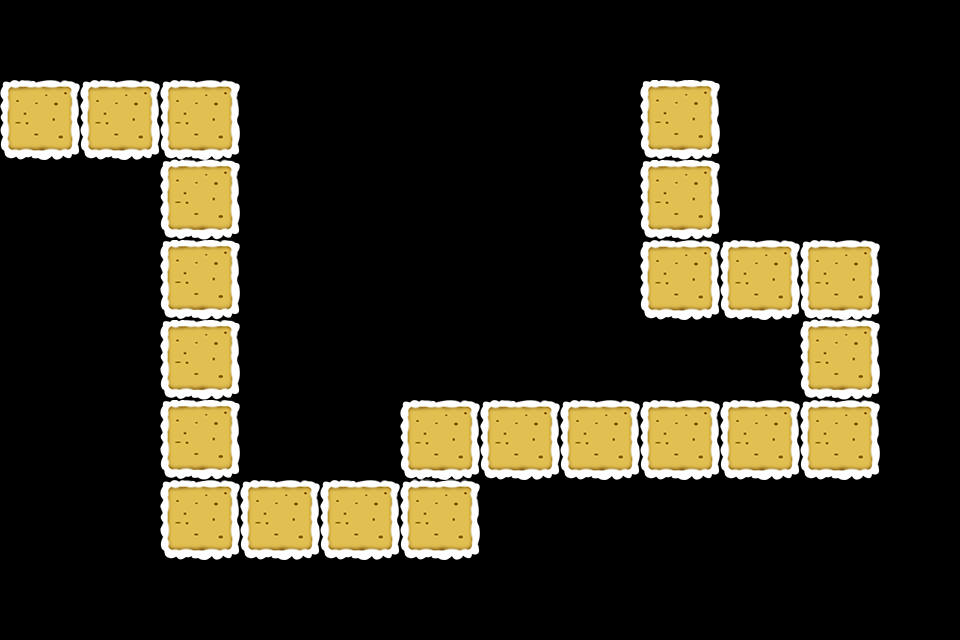

This is a level from a 2D game, rendered from its Tiled map with the project's own tilesets. A one-line summary and the map file follow, with tile-layer data summarised:
An orthogonal 12x8 tile map with 80x80 px tiles, 1 tile layer (path) and 23 objects (9x path, 8x Tower, 2x 3, 2x 4, 2x 5).

<map version="1.0" orientation="orthogonal" width="12" height="8" tilewidth="80" tileheight="80">
 <properties>
  <property name="style" value="1" />
 </properties>
 <tileset firstgid="1" name="tiled2" tilewidth="80" tileheight="80">
  <image source="tiled2.png" width="240" height="240" />
 </tileset>
 <layer name="path" width="12" height="8">
  <data>[96 cells, 23 non-empty, 8 distinct tile ids]</data>
 </layer>
 <objectgroup name="path" width="12" height="8">
  <object name="path" x="0" y="80" />
  <object name="path" x="160" y="80" />
  <object name="path" x="160" y="480" />
  <object name="path" x="400" y="480" />
  <object name="path" x="400" y="400" />
  <object name="path" x="800" y="400" />
  <object name="path" x="800" y="240" />
  <object name="path" x="640" y="240" />
  <object name="path" x="640" y="80" />
  <object name="Tower" x="0" y="160" width="160" height="320" />
  <object name="Tower" x="240" y="80" width="160" height="400" />
  <object name="Tower" x="400" y="80" width="240" height="240" />
  <object name="Tower" x="400" y="320" width="400" height="80" />
  <object name="Tower" x="720" y="80" width="240" height="160" />
  <object name="Tower" x="880" y="240" width="80" height="240" />
  <object name="Tower" x="480" y="480" width="320" height="80" />
  <object name="Tower" x="240" y="160" width="80" height="80" />
  <object name="Reward" type="3" x="0" y="160" width="80" height="80" />
  <object name="Reward" type="4" x="80" y="320" width="80" height="80" />
  <object name="Reward" type="5" x="320" y="320" width="80" height="80" />
  <object name="Reward" type="3" x="480" y="160" width="80" height="80" />
  <object name="Reward" type="4" x="800" y="160" width="80" height="80" />
  <object name="Reward" type="5" x="560" y="320" width="80" height="80">
   <properties>
    <property name="new" value="1" />
   </properties>
  </object>
 </objectgroup>
</map>
